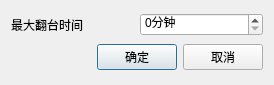
<?xml version="1.0" encoding="UTF-8"?>
<ui version="4.0">
 <class>w_scr_dish_restaurant_preorder_set</class>
 <widget class="QDialog" name="w_scr_dish_restaurant_preorder_set">
  <property name="geometry">
   <rect>
    <x>0</x>
    <y>0</y>
    <width>274</width>
    <height>85</height>
   </rect>
  </property>
  <property name="windowTitle">
   <string>Dialog</string>
  </property>
  <layout class="QVBoxLayout" name="verticalLayout">
   <item>
    <layout class="QHBoxLayout" name="horizontalLayout_2">
     <item>
      <widget class="QLabel" name="label">
       <property name="text">
        <string>最大翻台时间</string>
       </property>
      </widget>
     </item>
     <item>
      <widget class="QSpinBox" name="spinBox">
       <property name="suffix">
        <string>分钟</string>
       </property>
       <property name="maximum">
        <number>999</number>
       </property>
      </widget>
     </item>
    </layout>
   </item>
   <item>
    <layout class="QHBoxLayout" name="horizontalLayout">
     <item>
      <spacer name="horizontalSpacer">
       <property name="orientation">
        <enum>Qt::Horizontal</enum>
       </property>
       <property name="sizeHint" stdset="0">
        <size>
         <width>40</width>
         <height>20</height>
        </size>
       </property>
      </spacer>
     </item>
     <item>
      <widget class="lds_toolbar_button" name="pushButton_ok">
       <property name="text">
        <string>确定</string>
       </property>
       <property name="outer_stylesheet" stdset="0">
        <string>pushbutton</string>
       </property>
      </widget>
     </item>
     <item>
      <widget class="lds_toolbar_button" name="pushButton_cancel">
       <property name="text">
        <string>取消</string>
       </property>
       <property name="outer_stylesheet" stdset="0">
        <string>pushbutton</string>
       </property>
      </widget>
     </item>
    </layout>
   </item>
  </layout>
 </widget>
 <customwidgets>
  <customwidget>
   <class>lds_toolbar_button</class>
   <extends>QPushButton</extends>
   <header>lds_toolbar_button.h</header>
  </customwidget>
 </customwidgets>
 <resources/>
 <connections/>
</ui>
